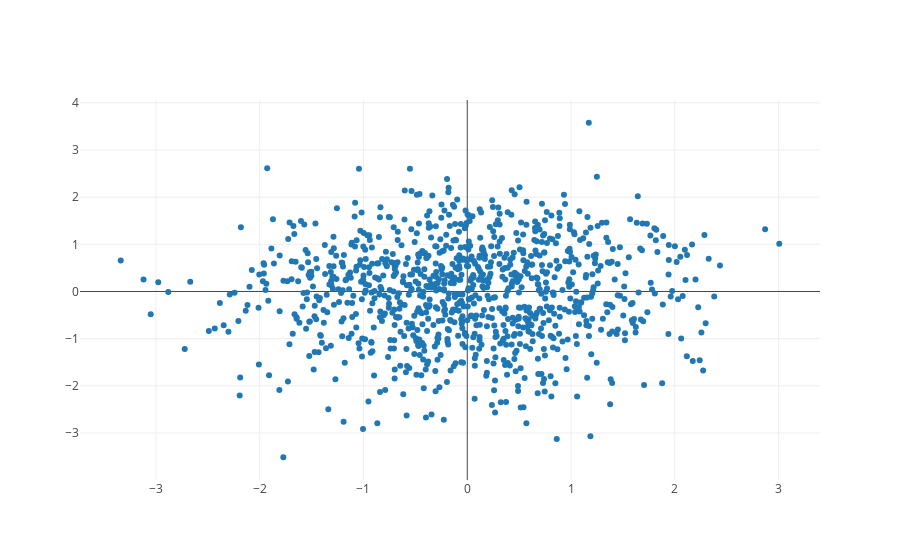

The notebook cell saved with this chart:
### Code cell
import plotly.plotly as py
import plotly.graph_objs as go

# Create random data with numpy
import numpy as np

N = 1000
random_x = np.random.randn(N)
random_y = np.random.randn(N)

# Create a trace
trace = go.Scatter(
    x = random_x,
    y = random_y,
    mode = 'markers'
)

data = [trace]

# Plot and embed in ipython notebook!
plotly.offline.iplot(data, filename='basic-scatter')
# or plot with: plot_url = py.plot(data, filename='basic-line')

### Figure 1 — Plotly figure (JSON) as saved in the notebook; plotly's stock layout.template omitted (floating-point values rounded to 4 significant figures; data arrays with more than 128 entries replaced by an {"elided": "..."} marker saying what was removed)
{"data": [{"mode": "markers", "type": "scatter", "uid": "d82f37c0-1588-40ab-982f-c1201fc1183a", "x": {"elided": "1000 float values"}, "y": {"elided": "1000 float values"}}], "layout": {}}
